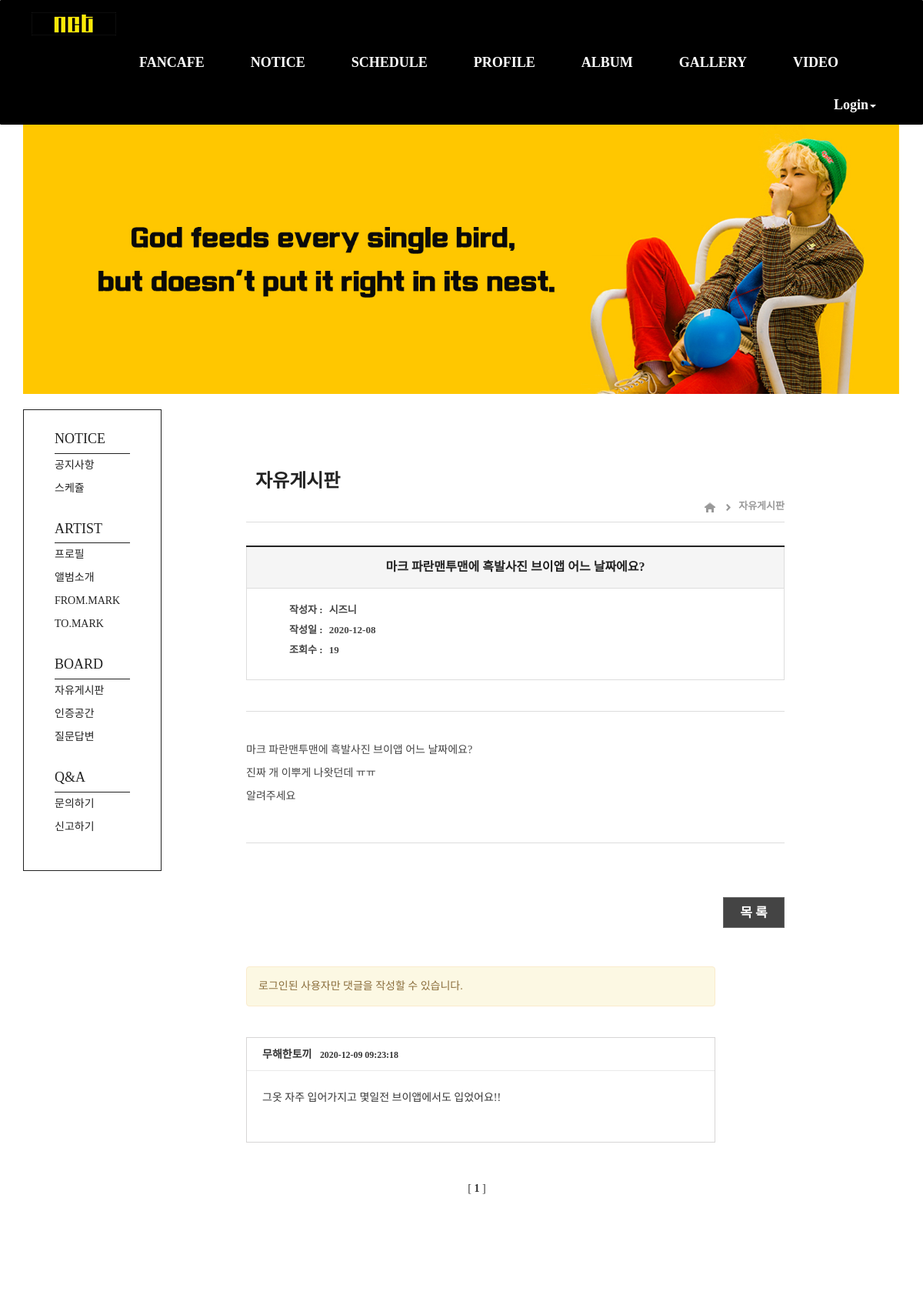
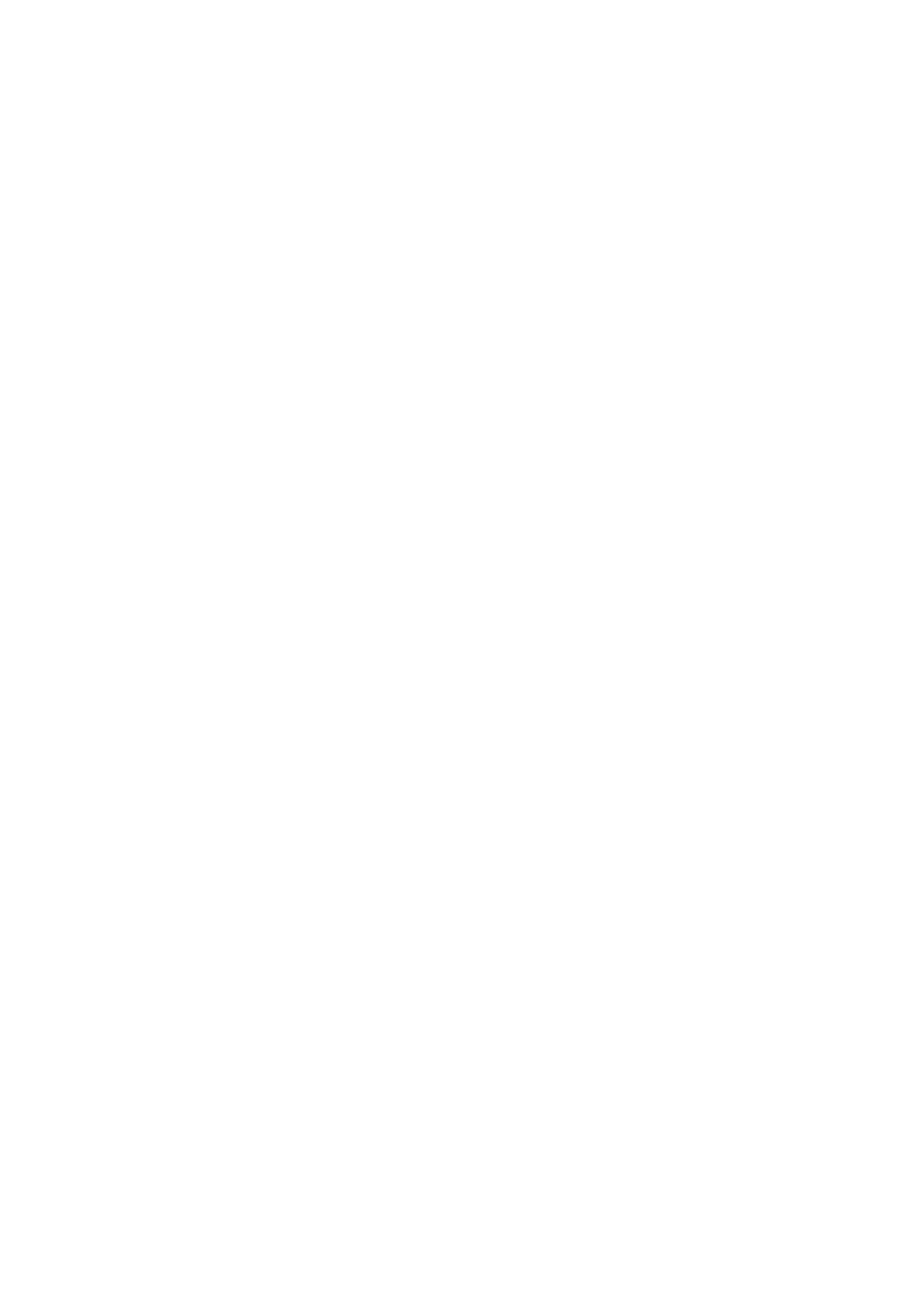
The page /board/freetalk_detail/1/ (upper part) on the database its author committed (2 pictures, top to bottom).
### board/models.py (models this page shows, shortened)
class Freetalk(models.Model):
    objects = models.Manager()
    subject = models.CharField(max_length=45)
    name = models.CharField(max_length=50)
    memo = models.TextField(max_length=2000)
    hits = models.PositiveIntegerField(default=0)
    create_date = models.DateField('create_date', auto_now_add=True)
    class Meta:
        ordering = ['-id']

class Freetalk_Comment(models.Model):
    objects = models.Manager()
    author = models.ForeignKey('member.member', on_delete=models.CASCADE)
    post = models.ForeignKey('Freetalk', on_delete = models.CASCADE)
    text = models.TextField(max_length=500)
    created_date = models.DateTimeField(default=timezone.now)

### member/models.py (models this page shows)
class Member(models.Model):
    objects = models.Manager()
    member_id = models.CharField(max_length=50)
    member_pw = models.CharField(max_length=200)
    nickname = models.CharField(max_length=50)
    member_name = models.CharField(max_length=50)
    address = models.CharField(max_length=200, blank=True)
    address_in = models.CharField(max_length=200, blank=True)
    phone_no = models.CharField(max_length=100, blank=True)
    email = models.EmailField()
    member_date = models.DateField('join_date', auto_now_add=True)
    def __str__(self):
        return self.nickname

### board/views.py (the view)
# urls.py: path('freetalk_detail/<int:pk>/', views.freetalk_detail, name='freetalk_detail'),
def freetalk_detail(request, pk):
    obj = Freetalk.objects.get(pk=pk)
    try:
        create = Member.objects.get(nickname=obj.name)
    except:
        obj.delete()
        return redirect('board:freetalk_list')
    obj.hits=obj.hits+1
    obj.save()
    restaurants = Freetalk_Comment.objects.filter(post=obj).order_by("created_date").reverse()
    pagenator = Paginator(restaurants, 4)
    page = request.GET.get('page')
    if page is None:
        page = 1
    page_F = float(page)
    if page_F <= 10:
        beginPage = 1
    else:
        beginPage = (math.trunc(page_F / 10)) * 10 + 1
    if (beginPage + 10) > pagenator.num_pages:
        lastPage = pagenator.num_pages
    else:
        lastPage = beginPage + 9
    nextRangeStartPage = lastPage + 1
    pageRange = []
    for num in range(beginPage, lastPage+1):
        pageRange.append(num)
    items = pagenator.get_page(page)
    if request.method == 'POST':
        form = Freetalk_CommentForm(request.POST)
        if form.is_valid():
            member_id = request.session.get('member_id')
            login = Member.objects.get(member_id=member_id)
            comment = form.save(commit=False)
            comment.author = login
            comment.post = obj
            comment.text = form.cleaned_data['text']
            comment.save()
            restaurants = Freetalk_Comment.objects.filter(post=obj).order_by("created_date").reverse()
            pagenator = Paginator(restaurants, 4)
            page = request.GET.get('page')
            if page is None:
                page = 1
            page_F = float(page)
            if page_F <= 10:
                beginPage = 1
            else:
                beginPage = (math.trunc(page_F / 10)) * 10 + 1
            if (beginPage + 10) > pagenator.num_pages:
                lastPage = pagenator.num_pages
            else:
                lastPage = beginPage + 9
            nextRangeStartPage = lastPage + 1
            pageRange = []
            for num in range(beginPage, lastPage+1):
                pageRange.append(num)
            items = pagenator.get_page(page)
            message="댓글등록"
            return render(request, 'board/freetalk_detail.html', {
                'form':form,
                'obj':obj,
                'create':create,
                'restaurants': items,
                'lastPage': lastPage,
                'pageRange': pageRange,
                'nextRangeStartPage': nextRangeStartPage,
                'message': message })
    else:
        form = Freetalk_CommentForm()
        return render(request, 'board/freetalk_detail.html', {
            'form':form,
            'obj':obj,
            'create':create,
            'restaurants': items,
            'lastPage': lastPage,
            'pageRange': pageRange,
            'nextRangeStartPage': nextRangeStartPage,
             })

### board/templates/board/freetalk_detail.html (shortened to what this page needs)
{% extends "board/freetalk_list.html" %}
{% block conbody %}
{% load static %}
<table cellpadding="0" cellspacing="0" border="0" class="tbl_common_view">
    <tbody>
        <tr>
            <th colspan="2">{{ obj.subject }}</th>
        </tr>
        <tr>
            <td>
                <ul>
                    <li>
                        <span>작성자 :</span>
                        {{ obj.name }}
                    </li>
                    <li>
                        <span>작성일 :</span>
                        {{ obj.create_date }}
                    </li>
                    <li>
                        <span>조회수 :</span>
                        {{ obj.hits }}
                    </li>
                </ul>
            </td>
        </tr>
    </tbody>
</table>
<div class="viewContWrap">
    <div class="viewCont">
        {{ obj.memo|safe }}
    </div>
</div>
<div class="btn_listWrap">
    <p class="btn_list">
        <a href="{% url 'board:freetalk_list' %}">목 록</a>
    </p>
</div>
<br><br>
<div class="comment-bottom">
    {% if request.session.member_id %}
    <form method="POST" action="{% url 'board:freetalk_detail' pk=obj.pk %}" enctype="multipart/form-data">
        <input type="submit" id="button1" class="btn btn-primary" value="등록하기">
        {% csrf_token %}
        {{ form.as_p }}
    </form>
    {% else %}
    <div class="alert alert-warning">로그인된 사용자만 댓글을 작성할 수 있습니다.</div>
    {% endif %}
</div>
<br>
<div id="comment">
    {% for comment in restaurants %}
    <div class="comment-list">
        <div class="comment-name">{{ comment.author }}&nbsp;&nbsp;
            <small>{{ comment.created_date }}</small>&nbsp;&nbsp;
        </div>
        <div class="comment-memo">
            <p>{{ comment.text|linebreaks }}</p>
        </div>
        <br>
    </div>
    {% empty %}
    <div class="comment-list">
        <p style="padding-left: 15px;">작성된 댓글이 없습니다!</p>
    </div>
    {% endfor %}
</div>
    <br>
    <table cellspacing=1 width=700 class="tbl_page">
        <tr>
        <td>
        {% for pageNum in pageRange %}
            {% if restaurants.number == pageNum %}
                <spen class="current">
                    [
                    <b>{{ restaurants.number }}</b>
                    ]
                </spen>
            {% else %}
                <a href="?page={{ pageNum }}">[{{ pageNum }}]</a>
            {% endif %}
        {% endfor %}
        </td>
        </tr>
    </table>
{% endblock conbody %}

### static/css/navbar.css (style rules this page uses)
* { font-family: 'Nanum Gothic'; }
a { color: #000000; text-decoration: none; }

### static/css/board.css (style rules this page uses)
li { list-style: none; }

### board/templates/board/freetalk_list.html (style rules this page uses)
.tbl_page { text-align: center; }

### board/templates/board/freetalk_detail.html (style rules this page uses)
table { margin-top: 30px; border-collapse: collapse; border-spacing: 0; }
.tbl_common_view { width: 700px; border: 1px solid #ddd; }
.tbl_common_view th { padding: 15px 0; text-align: center; background: #f5f5f5; border-top: 2px solid #222; border-bottom: 1px solid #ddd; color: #222; word-break: keep-all; font-size: 16px; }
.tbl_common_view td { padding: 15px; border-bottom: none; border-top: none; text-align: left; line-height: 26px; color: #444; border-bottom: 1px solid #ddd; word-break: keep-all; font-size: 13px; font-weight: bold; }
.tbl_common_view td li span { margin-right: 5px; }
.viewContWrap { width: 700px; border-top: 1px solid #ddd; border-bottom: 1px solid #ddd; margin: 40px 0; padding: 40px 0; color: #444; }
.viewCont { width: 700px; overflow: hidden; font-size: 14px; color: #444; }
.btn_listWrap { width: 100%; margin: 0 auto; padding-right: 120px; overflow: hidden; text-align: right; font-size: 0; }
.btn_list { display: inline-block; width: 80px; height: 40px; margin-top: 30px; margin-right: 10px; line-height: 40px; font-size: 17px; font-weight: bold; border: 1px solid #666; text-align: center; background-color: #444; }
.btn_list a { text-decoration: none; color: white; width: 120px; display: inline-block; padding-right: 42px; }
.comment-bottom { width: 700px; }
.alert { width: 610px; }
#comment { width: 610px; border-top: 1px solid #d7d5d5; }
.comment-list { width: 610px; position: relative; overflow: hidden; border: 1px solid #d7d5d5; border-top: none; color: #353535; padding: 12px 0px 7px; }
.comment-name { font-weight: bold; padding: 0px 20px 10px 20px; }
.comment-memo { clear: both; border-top: 1px solid #e9e9e9; padding: 15px 20px 10px 20px; }
.tbl_page { text-align: center; margin-left: -50px; }

### rows shown on the page
Freetalk: subject "마크 파란맨투맨에 흑발사진 브이앱 어느 날짜에요?", name "시즈니", create_date "2020-12-08", hits "19", memo "마크 파란맨투맨에 흑발사진 브이앱 어느 날짜에요? 진짜 개 이뿌게 나왓던데 ㅠㅠ 알려주세요"
Freetalk_Comment: author "무해한토끼", created_date "2020-12-09 09:23:18", text "그옷 자주 입어가지고 몇일전 브이앱에서도 입었어요!!"

### other values the page prints
{{ restaurants.number }} "1"
